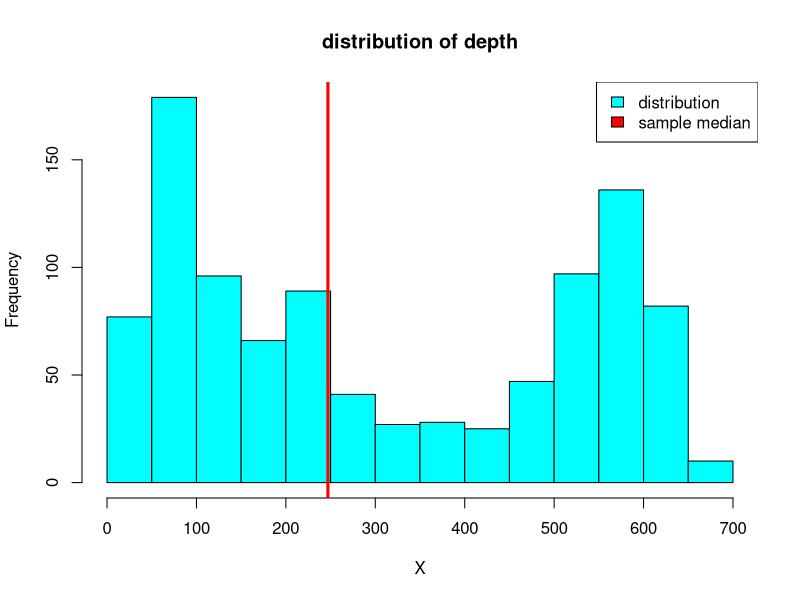
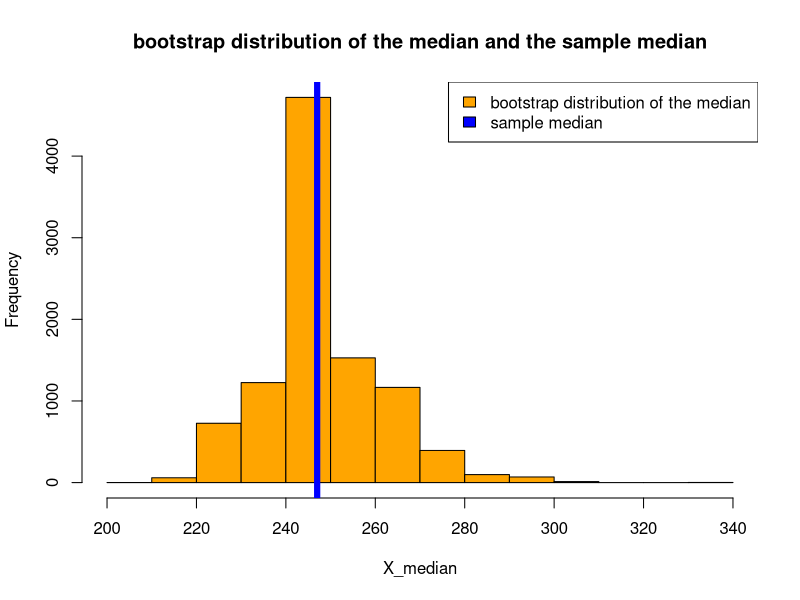
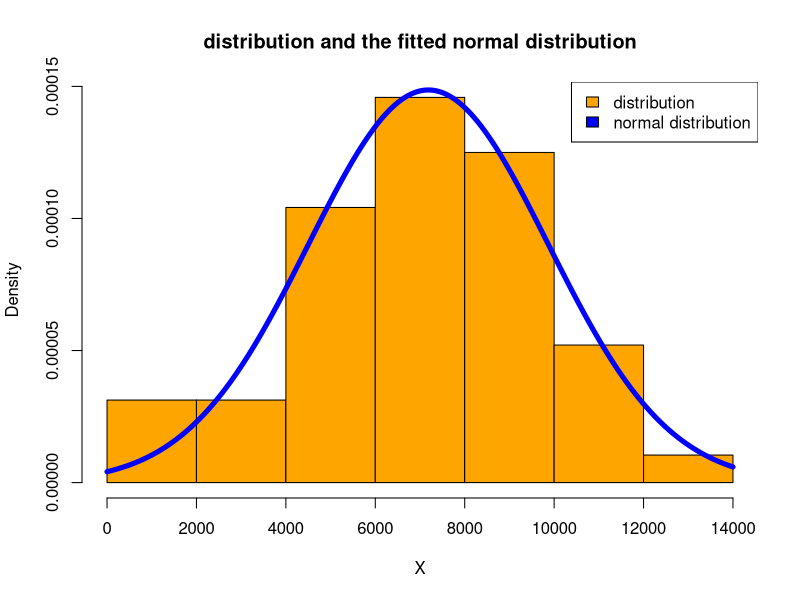
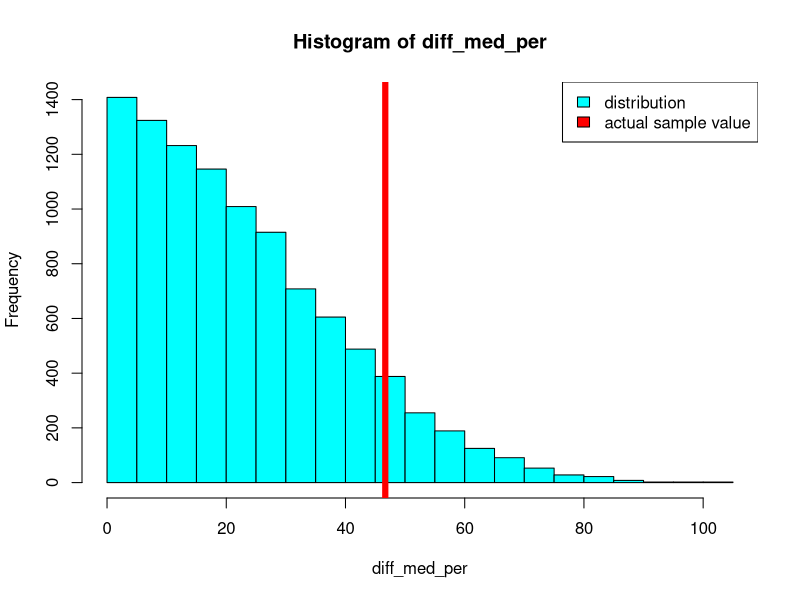

Write the R code that produced these figures, in order.
## ---- chunk 1
#1a
X <- quakes$depth
hist(X,col="cyan",main="distribution of depth")
abline(v=median(X), lwd=3, col="red")
legend("topright",c("distribution","sample median"),fill=c("cyan","red"))

## ---- chunk 2
#1b
set.seed(1234)
n = length(X)
B = 10000
X_median = rep(NA, B)
for(i_BT in 1:B){
  w = sample(n,n,replace=T)
  X_BT <- X[w]
  X_median[i_BT] = median(X_BT)
}

hist(X_median, col="orange",main="bootstrap distribution of the median and the sample median")
abline(v=median(X),lwd=6, col="blue")
legend("topright",c("bootstrap distribution of the median","sample median"),fill=c("orange","blue"))

## ---- chunk 3
#1c
#The bootstrap estimate of the variance and MSE of the sample median do not agree.

var(X_median)

mean((X_median-median(X))^2)

## ---- chunk 4
#1d
#The IQR form both method match with the histogram from part b, and I expect to see no obvious difference.
c(median(X) - qnorm(0.95)*sd(X_median), median(X) + qnorm(0.95)*sd(X_median))
quantile(X_median, c(0.05,0.95))

## ---- chunk 5
#2a
X = rock$area
mean(X)
sd(X)
median(X)
hist(X,probability=T,col="orange",main="distribution and the fitted normal distribution")
lines(x=seq(0,14000,0.1),y=dnorm(x=seq(0,14000,0.1),mean=mean(X),sd=sd(X)),col="blue",lwd=5)
legend("topright",c("distribution","normal distribution"),fill=c("orange","blue"))

## ---- chunk 6
#2b
#the variance and MSE of the median estimated from the bootstrap samples do not agree with each other.
set.seed(1234)
B = 10000
n <- length(X)
X_median = rep(NA, B)
for(i_BT in 1:B){
  X_BT <- rnorm(n,mean=mean(X),sd=sd(X))
  X_median[i_BT] = median(X_BT)
}
var(X_median)

mean((X_median-median(X))^2)

## ---- chunk 7
#2c
#The variance and MSE of the median estimated from the bootstrap samples agree with each other.
set.seed(321)
B = 10000
n <- length(X)
X_median = rep(NA, B)
for(i_BT in 1:B){
  w <- sample(n,n,replace=T)
  X_BT <- X[w]
  X_median[i_BT] = median(X_BT)
}
var(X_median)
mean((X_median-median(X))^2)

## ---- chunk 8
#3a
data <- matrix(NA,nrow=10000,ncol=500)
for(i in 1:10000){
  for(j in 1:500) {
    data[i,j] <- runif(1,0,1)
  }
}
X_IQR <- rep(NA,10000)
for(i in 1:10000) {
  X_IQR[i] <- IQR(data[i,])
}
var(X_IQR)
mean((X_IQR-0.5)^2)
## ---- chunk 9
#3b
set.seed(1234)
X <- runif(500,0,1)
X_IQR = rep(NA, B)
for(i_BT in 1:10000){
  w <- sample(n,n,replace=T)
  X_BT <- X[w]
  X_IQR[i_BT] = IQR(X_BT)
}
var(X_IQR)
mean((X_IQR-IQR(X))^2)

## ---- chunk 10
#3c
#I'm surprised that answers in 3a and 3b are so close, and the MSE and variance from both methods are all very small.

## ---- chunk 11
xx = chickwts[chickwts$feed=="meatmeal",1] 
yy = chickwts[chickwts$feed=="casein",1]

mean1 = mean(xx)
mean2 = mean(yy)

diff_med = abs(mean1-mean2)
n = length(xx) + length(yy)

data_pull = c(xx, yy)

N_per = 10000
diff_med_per = rep(NA, N_per)
for(i_per in 1:N_per){
  w_per = sample(n, n, replace=F)
  data_per = data_pull[w_per]
  # data after permutation
  data1_new = data_per[1:length(xx)]
  data2_new = data_per[(length(xx)+1):n]
  # first n_M are new group M; the others are new group F
  diff_new = abs(mean(data1_new)-mean(data2_new))
  # compute the difference
  diff_med_per[i_per] = diff_new
}

(length(which(diff_med_per >= diff_med))+1)/(N_per+1)

par(mfrow=c(1,1))
hist(diff_med_per, col="cyan")
abline(v = diff_med, col="red",lwd=6)
legend("topright",c("distribution","actual sample value"),fill=c("cyan","red"))

